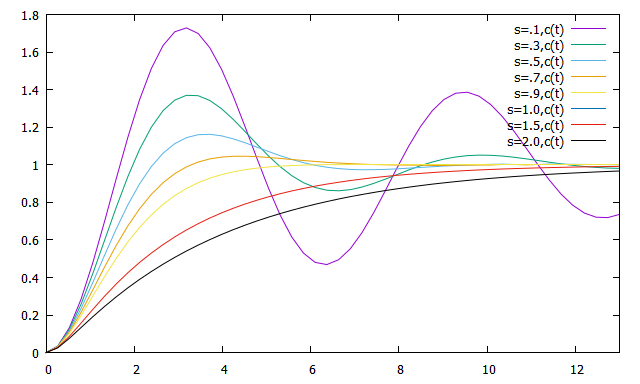

gnuplot code for this plot:
#!/gnuplot
#
#    
#    	G N U P L O T
#    	Version 5.0 patchlevel 4    last modified 2016-07-21 
#    
#    	Copyright (C) 1986-1993, 1998, 2004, 2007-2016
#    	Thomas Williams, Colin Kelley and many others
#    
#    	gnuplot home:     http://www.gnuplot.info
#    	faq, bugs, etc:   type "help FAQ"
#    	immediate help:   type "help"  (plot window: hit 'h')
# set terminal wxt 0 enhanced
# set output
unset clip points
set clip one
unset clip two
set bar 1.000000 front
set border 31 front lt black linewidth 1.000 dashtype solid
set zdata 
set ydata 
set xdata 
set y2data 
set x2data 
set boxwidth
set style fill  empty border
set style rectangle back fc  bgnd fillstyle   solid 1.00 border lt -1
set style circle radius graph 0.02, first 0.00000, 0.00000 
set style ellipse size graph 0.05, 0.03, first 0.00000 angle 0 units xy
set dummy t, y
set format x "% h" 
set format y "% h" 
set format x2 "% h" 
set format y2 "% h" 
set format z "% h" 
set format cb "% h" 
set format r "% h" 
set timefmt "%d/%m/%y,%H:%M"
set angles radians
set tics back
unset grid
set raxis
set style parallel front  lt black linewidth 2.000 dashtype solid
set key title "" center
set key inside right top vertical Right noreverse enhanced autotitle nobox
set key noinvert samplen 4 spacing 1 width 0 height 0 
set key maxcolumns 0 maxrows 0
set key noopaque
unset label
unset arrow
set style increment default
unset style line
unset style arrow
set style histogram clustered gap 2 title textcolor lt -1
unset object
set style textbox transparent margins  1.0,  1.0 border
unset logscale
set offsets 0, 0, 0, 0
set pointsize 1
set pointintervalbox 1
set encoding default
unset polar
unset parametric
unset decimalsign
set view 60, 30, 1, 1
set samples 50, 50
set isosamples 10, 10
set surface 
unset contour
set cntrlabel  format '%8.3g' font '' start 5 interval 20
set mapping cartesian
set datafile separator whitespace
unset hidden3d
set cntrparam order 4
set cntrparam linear
set cntrparam levels auto 5
set cntrparam points 5
set size ratio 0 1,1
set origin 0,0
set style data points
set style function lines
unset xzeroaxis
unset yzeroaxis
unset zzeroaxis
unset x2zeroaxis
unset y2zeroaxis
set xyplane relative 0.5
set tics scale  1, 0.5, 1, 1, 1
set mxtics default
set mytics default
set mztics default
set mx2tics default
set my2tics default
set mcbtics default
set mrtics default
set xtics border in scale 1,0.5 mirror norotate  autojustify
set xtics  norangelimit autofreq 
set ytics border in scale 1,0.5 mirror norotate  autojustify
set ytics  norangelimit autofreq 
set ztics border in scale 1,0.5 nomirror norotate  autojustify
set ztics  norangelimit autofreq 
unset x2tics
unset y2tics
set cbtics border in scale 1,0.5 mirror norotate  autojustify
set cbtics  norangelimit autofreq 
set rtics axis in scale 1,0.5 nomirror norotate  autojustify
set rtics  norangelimit autofreq 
unset paxis 1 tics
unset paxis 2 tics
unset paxis 3 tics
unset paxis 4 tics
unset paxis 5 tics
unset paxis 6 tics
unset paxis 7 tics
set title "" 
set title  font "" norotate
set timestamp bottom 
set timestamp "" 
set timestamp  font "" norotate
set rrange [ * : * ] noreverse nowriteback
set trange [ * : * ] noreverse nowriteback
set urange [ * : * ] noreverse nowriteback
set vrange [ * : * ] noreverse nowriteback
set xlabel "" 
set xlabel  font "" textcolor lt -1 norotate
set x2label "" 
set x2label  font "" textcolor lt -1 norotate
set xrange [ 0.00000 : 13.0000 ] noreverse nowriteback
set x2range [ * : * ] noreverse nowriteback
set ylabel "" 
set ylabel  font "" textcolor lt -1 rotate by -270
set y2label "" 
set y2label  font "" textcolor lt -1 rotate by -270
set yrange [ * : * ] noreverse nowriteback
set y2range [ * : * ] noreverse nowriteback
set zlabel "" 
set zlabel  font "" textcolor lt -1 norotate
set zrange [ * : * ] noreverse nowriteback
set cblabel "" 
set cblabel  font "" textcolor lt -1 rotate by -270
set cbrange [ * : * ] noreverse nowriteback
set paxis 1 range [ * : * ] noreverse nowriteback
set paxis 2 range [ * : * ] noreverse nowriteback
set paxis 3 range [ * : * ] noreverse nowriteback
set paxis 4 range [ * : * ] noreverse nowriteback
set paxis 5 range [ * : * ] noreverse nowriteback
set paxis 6 range [ * : * ] noreverse nowriteback
set paxis 7 range [ * : * ] noreverse nowriteback
set zero 1e-008
set lmargin  -1
set bmargin  -1
set rmargin  -1
set tmargin  -1
set locale "English_India.1252"
set pm3d explicit at s
set pm3d scansautomatic
set pm3d interpolate 1,1 flush begin noftriangles noborder corners2color mean
set palette positive nops_allcF maxcolors 0 gamma 1.5 color model RGB 
set palette rgbformulae 7, 5, 15
set colorbox default
set colorbox vertical origin screen 0.9, 0.2, 0 size screen 0.05, 0.6, 0 front bdefault
set style boxplot candles range  1.50 outliers pt 7 separation 1 labels auto unsorted
set loadpath 
set fontpath 
set psdir
set fit brief errorvariables nocovariancevariables errorscaling prescale nowrap v5
damp(t) = exp(-s*wn*t)/sqrt(1.0-s*s)
per(t) = sin(wn*sqrt(1.0-s**2)*t - atan(-sqrt(1.0-s**2)/s))
c(t) = 1-damp(t)*per(t)
GNUTERM = "wxt"
s = 2.0
wn = 1.0
GPFUN_damp = "damp(t) = exp(-s*wn*t)/sqrt(1.0-s*s)"
GPFUN_per = "per(t) = sin(wn*sqrt(1.0-s**2)*t - atan(-sqrt(1.0-s**2)/s))"
GPFUN_c = "c(t) = 1-damp(t)*per(t)"
plot s=.1,c(t),s=.3,c(t),s=.5,c(t),s=.7,c(t),s=.9,c(t),s=1.0,c(t),s=1.5,c(t),s=2.0,c(t)
#    EOF
